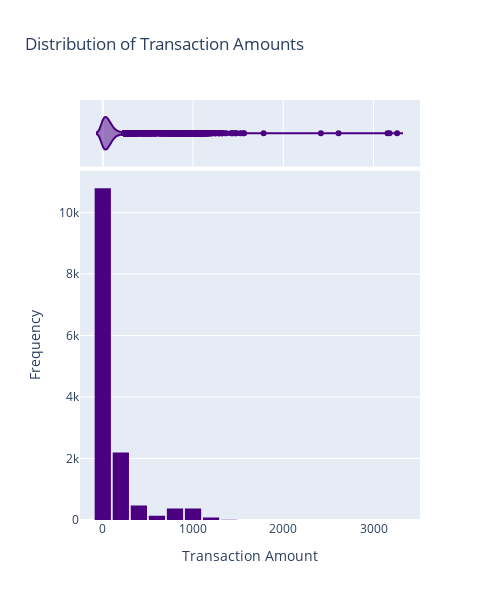

Notebook code cell kept with this figure:
### Code cell
#Creating and customize the histogram plot with a violin plot for distribution

fig = px.histogram(
    df, x='amt', nbins=30, marginal='violin',
    title='Distribution of Transaction Amounts',
    labels={'amt': 'Transaction Amount'},
    color_discrete_sequence=['indigo'],  # Set bar color
    height=600, width=500  # Set plot size
)
#Updating the layout for axis titles and bar gap
fig.update_layout(
    xaxis_title='Transaction Amount',
    yaxis_title='Frequency',
    bargap=0.1
)
#Displaying the plot
fig.show()

### Figure 1 — Plotly figure (JSON) as saved in the notebook; plotly's stock layout.template omitted (floating-point values rounded to 4 significant figures; data arrays with more than 128 entries replaced by an {"elided": "..."} marker saying what was removed)
{"data": [{"alignmentgroup": "True", "bingroup": "x", "hovertemplate": "Transaction Amount=%{x}<br>count=%{y}<extra></extra>", "legendgroup": "", "marker": {"color": "indigo", "pattern": {"shape": ""}}, "name": "", "nbinsx": 30, "offsetgroup": "", "orientation": "v", "showlegend": false, "type": "histogram", "x": {"elided": "14446 float values"}, "xaxis": "x", "yaxis": "y"}, {"alignmentgroup": "True", "hovertemplate": "Transaction Amount=%{x}<extra></extra>", "legendgroup": "", "marker": {"color": "indigo"}, "name": "", "offsetgroup": "", "scalegroup": "x", "showlegend": false, "type": "violin", "x": {"elided": "14446 float values"}, "xaxis": "x2", "yaxis": "y2"}], "layout": {"bargap": 0.1, "barmode": "relative", "height": 600, "legend": {"tracegroupgap": 0}, "title": {"text": "Distribution of Transaction Amounts"}, "width": 500, "xaxis": {"anchor": "y", "domain": [0, 1], "title": {"text": "Transaction Amount"}}, "xaxis2": {"anchor": "y2", "domain": [0, 1], "matches": "x", "showgrid": true, "showticklabels": false}, "yaxis": {"anchor": "x", "domain": [0, 0.8316], "title": {"text": "Frequency"}}, "yaxis2": {"anchor": "x2", "domain": [0.8416, 1], "matches": "y2", "showgrid": false, "showline": false, "showticklabels": false, "ticks": ""}}}
